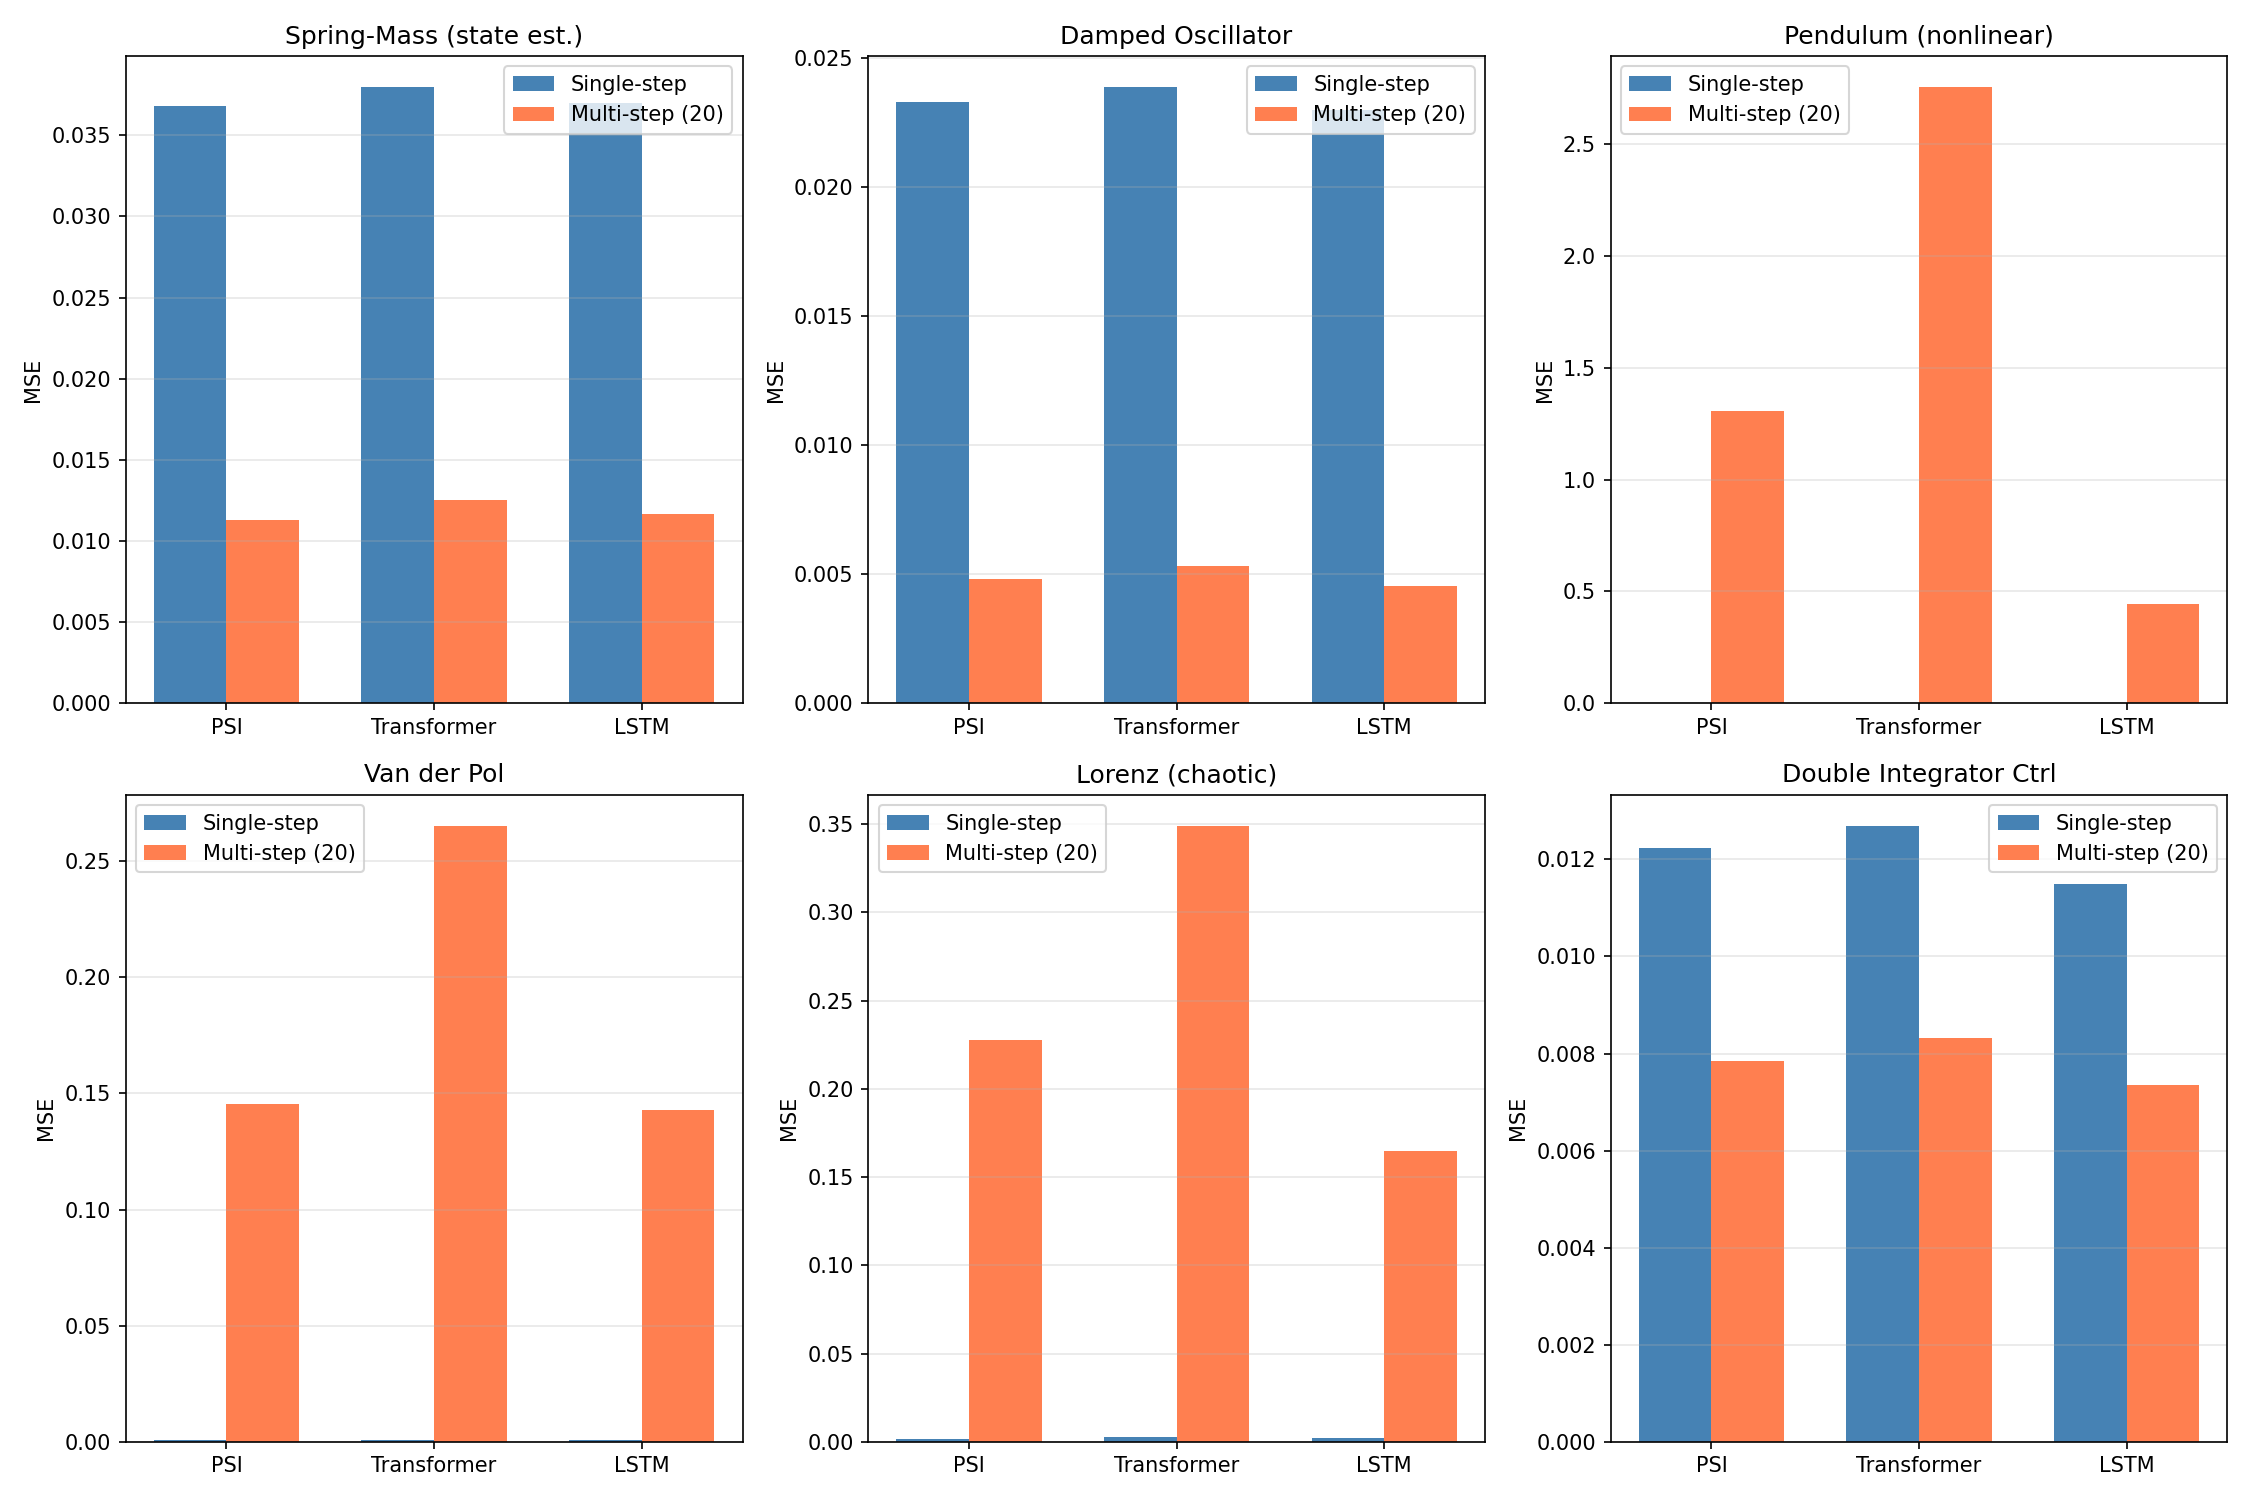

Python code for this plot:
"""
Control Systems Benchmark: Where PSI's Integration Should Shine

Steve Brunton-inspired tasks testing learned dynamics and control.

KEY HYPOTHESIS:
PSI's cumsum operation is a learned integrator - this should excel at:
1. System identification (learning ODEs from data)
2. State estimation (learned Kalman filtering)
3. Trajectory prediction (extrapolating dynamics)

These tasks DON'T require associative recall - just integration!
"""

import torch
import torch.nn as nn
import torch.nn.functional as F
import numpy as np
import matplotlib.pyplot as plt
from torch.utils.data import Dataset, DataLoader
import time

device = 'cuda' if torch.cuda.is_available() else 'cpu'


# =============================================================================
# Models
# =============================================================================

class PSIBlock(nn.Module):
    def __init__(self, dim):
        super().__init__()
        self.norm1 = nn.LayerNorm(dim)
        self.norm2 = nn.LayerNorm(dim)
        self.gate = nn.Sequential(nn.Linear(dim, dim), nn.Sigmoid())
        self.value = nn.Linear(dim, dim)
        self.ffn = nn.Sequential(
            nn.Linear(dim, dim * 4), nn.GELU(), nn.Linear(dim * 4, dim)
        )

    def forward(self, x):
        h = self.norm1(x)
        g = self.gate(h)
        v = self.value(h)
        cumsum_v = torch.cumsum(g * v, dim=1)
        cumsum_g = torch.cumsum(g, dim=1) + 1e-6
        mem = cumsum_v / cumsum_g
        x = x + mem
        x = x + self.ffn(self.norm2(x))
        return x


class PSIModel(nn.Module):
    def __init__(self, input_dim, output_dim, dim=128, num_layers=4, max_len=256):
        super().__init__()
        self.input_proj = nn.Linear(input_dim, dim)
        self.pos_embed = nn.Parameter(torch.randn(1, max_len, dim) * 0.02)
        self.blocks = nn.ModuleList([PSIBlock(dim) for _ in range(num_layers)])
        self.norm = nn.LayerNorm(dim)
        self.head = nn.Linear(dim, output_dim)

    def forward(self, x):
        # x: (batch, seq_len, input_dim)
        seq_len = x.shape[1]
        h = self.input_proj(x) + self.pos_embed[:, :seq_len, :]
        for block in self.blocks:
            h = block(h)
        return self.head(self.norm(h))


class TransformerModel(nn.Module):
    def __init__(self, input_dim, output_dim, dim=128, num_layers=4, num_heads=4, max_len=256):
        super().__init__()
        self.input_proj = nn.Linear(input_dim, dim)
        self.pos_embed = nn.Parameter(torch.randn(1, max_len, dim) * 0.02)
        encoder_layer = nn.TransformerEncoderLayer(
            d_model=dim, nhead=num_heads, dim_feedforward=dim*4,
            dropout=0.1, activation='gelu', batch_first=True
        )
        self.encoder = nn.TransformerEncoder(encoder_layer, num_layers=num_layers)
        self.norm = nn.LayerNorm(dim)
        self.head = nn.Linear(dim, output_dim)

    def forward(self, x):
        seq_len = x.shape[1]
        h = self.input_proj(x) + self.pos_embed[:, :seq_len, :]
        mask = nn.Transformer.generate_square_subsequent_mask(seq_len).to(x.device)
        h = self.encoder(h, mask=mask, is_causal=True)
        return self.head(self.norm(h))


class LSTMModel(nn.Module):
    def __init__(self, input_dim, output_dim, dim=128, num_layers=4, max_len=256):
        super().__init__()
        self.input_proj = nn.Linear(input_dim, dim)
        self.lstm = nn.LSTM(dim, dim, num_layers=num_layers, batch_first=True)
        self.norm = nn.LayerNorm(dim)
        self.head = nn.Linear(dim, output_dim)

    def forward(self, x):
        h = self.input_proj(x)
        h, _ = self.lstm(h)
        return self.head(self.norm(h))


# =============================================================================
# Dynamical Systems Datasets
# =============================================================================

class SpringMassDataset(Dataset):
    """
    Simple harmonic oscillator: m*x'' + k*x = 0
    State: [x, v] where v = x'
    Dynamics: x' = v, v' = -k/m * x

    Task: Given noisy observations of x, predict x and v.
    This requires INTEGRATING velocity to get position.
    """
    def __init__(self, n_examples=2000, seq_len=50, dt=0.1, noise=0.1):
        self.examples = []

        for _ in range(n_examples):
            # Random initial conditions
            x0 = np.random.uniform(-2, 2)
            v0 = np.random.uniform(-2, 2)

            # Random spring constant
            k_over_m = np.random.uniform(0.5, 2.0)
            omega = np.sqrt(k_over_m)

            # Analytical solution
            t = np.arange(seq_len) * dt
            A = np.sqrt(x0**2 + (v0/omega)**2)
            phi = np.arctan2(-v0/omega, x0)

            x = A * np.cos(omega * t + phi)
            v = -A * omega * np.sin(omega * t + phi)

            # Add noise to observations
            x_noisy = x + np.random.randn(seq_len) * noise

            # Input: noisy position observations
            # Target: true [x, v] state
            self.examples.append({
                'input': torch.tensor(x_noisy, dtype=torch.float32).unsqueeze(-1),
                'target': torch.tensor(np.stack([x, v], axis=-1), dtype=torch.float32)
            })

    def __len__(self):
        return len(self.examples)

    def __getitem__(self, idx):
        return self.examples[idx]


class DampedOscillatorDataset(Dataset):
    """
    Damped harmonic oscillator: x'' + 2*zeta*omega*x' + omega^2*x = 0

    Task: Predict future trajectory given initial observations.
    """
    def __init__(self, n_examples=2000, seq_len=50, dt=0.1, noise=0.05):
        self.examples = []

        for _ in range(n_examples):
            x0 = np.random.uniform(-2, 2)
            v0 = np.random.uniform(-2, 2)

            omega = np.random.uniform(1.0, 3.0)
            zeta = np.random.uniform(0.1, 0.5)  # Underdamped

            omega_d = omega * np.sqrt(1 - zeta**2)

            t = np.arange(seq_len) * dt

            # Underdamped solution
            A = np.sqrt(x0**2 + ((v0 + zeta*omega*x0)/omega_d)**2)
            phi = np.arctan2(x0*omega_d, v0 + zeta*omega*x0)

            x = A * np.exp(-zeta*omega*t) * np.sin(omega_d*t + phi)
            v = np.gradient(x, dt)

            x_noisy = x + np.random.randn(seq_len) * noise

            self.examples.append({
                'input': torch.tensor(x_noisy, dtype=torch.float32).unsqueeze(-1),
                'target': torch.tensor(np.stack([x, v], axis=-1), dtype=torch.float32)
            })

    def __len__(self):
        return len(self.examples)

    def __getitem__(self, idx):
        return self.examples[idx]


class LorenzDataset(Dataset):
    """
    Lorenz system - chaotic dynamics!
    dx/dt = sigma*(y - x)
    dy/dt = x*(rho - z) - y
    dz/dt = x*y - beta*z

    Task: Predict next state given current state sequence.
    """
    def __init__(self, n_examples=2000, seq_len=50, dt=0.01, noise=0.1):
        self.examples = []

        sigma = 10.0
        rho = 28.0
        beta = 8/3

        for _ in range(n_examples):
            # Random initial conditions near attractor
            state = np.array([
                np.random.uniform(-20, 20),
                np.random.uniform(-30, 30),
                np.random.uniform(5, 45)
            ])

            trajectory = [state.copy()]

            # Integrate using RK4
            for _ in range(seq_len - 1):
                def lorenz(s):
                    return np.array([
                        sigma * (s[1] - s[0]),
                        s[0] * (rho - s[2]) - s[1],
                        s[0] * s[1] - beta * s[2]
                    ])

                k1 = lorenz(state)
                k2 = lorenz(state + dt/2 * k1)
                k3 = lorenz(state + dt/2 * k2)
                k4 = lorenz(state + dt * k3)

                state = state + dt/6 * (k1 + 2*k2 + 2*k3 + k4)
                trajectory.append(state.copy())

            trajectory = np.array(trajectory)

            # Normalize
            trajectory = (trajectory - trajectory.mean(axis=0)) / (trajectory.std(axis=0) + 1e-6)

            # Add noise to input
            noisy_input = trajectory + np.random.randn(*trajectory.shape) * noise

            self.examples.append({
                'input': torch.tensor(noisy_input, dtype=torch.float32),
                'target': torch.tensor(trajectory, dtype=torch.float32)
            })

    def __len__(self):
        return len(self.examples)

    def __getitem__(self, idx):
        return self.examples[idx]


class PendulumDataset(Dataset):
    """
    Nonlinear pendulum: theta'' + (g/L)*sin(theta) = 0

    Task: Predict trajectory given initial observations.
    """
    def __init__(self, n_examples=2000, seq_len=50, dt=0.05, noise=0.05):
        self.examples = []

        g_over_L = 9.81  # Normalized

        for _ in range(n_examples):
            theta0 = np.random.uniform(-np.pi/2, np.pi/2)
            omega0 = np.random.uniform(-2, 2)

            state = np.array([theta0, omega0])
            trajectory = [state.copy()]

            for _ in range(seq_len - 1):
                # RK4 integration
                def pendulum(s):
                    return np.array([s[1], -g_over_L * np.sin(s[0])])

                k1 = pendulum(state)
                k2 = pendulum(state + dt/2 * k1)
                k3 = pendulum(state + dt/2 * k2)
                k4 = pendulum(state + dt * k3)

                state = state + dt/6 * (k1 + 2*k2 + 2*k3 + k4)
                trajectory.append(state.copy())

            trajectory = np.array(trajectory)

            # Add noise
            noisy_input = trajectory + np.random.randn(*trajectory.shape) * noise

            self.examples.append({
                'input': torch.tensor(noisy_input, dtype=torch.float32),
                'target': torch.tensor(trajectory, dtype=torch.float32)
            })

    def __len__(self):
        return len(self.examples)

    def __getitem__(self, idx):
        return self.examples[idx]


class VanDerPolDataset(Dataset):
    """
    Van der Pol oscillator - nonlinear with limit cycle
    x'' - mu*(1 - x^2)*x' + x = 0

    Classic example in nonlinear dynamics!
    """
    def __init__(self, n_examples=2000, seq_len=100, dt=0.05, noise=0.05):
        self.examples = []

        for _ in range(n_examples):
            mu = np.random.uniform(0.5, 2.0)
            x0 = np.random.uniform(-3, 3)
            v0 = np.random.uniform(-3, 3)

            state = np.array([x0, v0])
            trajectory = [state.copy()]

            for _ in range(seq_len - 1):
                def vdp(s):
                    return np.array([s[1], mu*(1 - s[0]**2)*s[1] - s[0]])

                k1 = vdp(state)
                k2 = vdp(state + dt/2 * k1)
                k3 = vdp(state + dt/2 * k2)
                k4 = vdp(state + dt * k3)

                state = state + dt/6 * (k1 + 2*k2 + 2*k3 + k4)
                trajectory.append(state.copy())

            trajectory = np.array(trajectory)

            # Normalize
            trajectory = (trajectory - trajectory.mean(axis=0)) / (trajectory.std(axis=0) + 1e-6)

            noisy_input = trajectory + np.random.randn(*trajectory.shape) * noise

            self.examples.append({
                'input': torch.tensor(noisy_input, dtype=torch.float32),
                'target': torch.tensor(trajectory, dtype=torch.float32)
            })

    def __len__(self):
        return len(self.examples)

    def __getitem__(self, idx):
        return self.examples[idx]


class DoubleIntegratorControlDataset(Dataset):
    """
    Double integrator: x'' = u (control input)
    State: [x, v], Control: u

    Task: Given desired trajectory, output control signal.
    This is INVERSE dynamics - requires differentiation!

    But we'll frame it as: given state trajectory, predict what control was applied.
    """
    def __init__(self, n_examples=2000, seq_len=50, dt=0.1, noise=0.05):
        self.examples = []

        for _ in range(n_examples):
            # Generate random smooth control signal
            # Use sum of sinusoids for smooth control
            n_freqs = np.random.randint(2, 5)
            freqs = np.random.uniform(0.1, 1.0, n_freqs)
            amps = np.random.uniform(-1, 1, n_freqs)
            phases = np.random.uniform(0, 2*np.pi, n_freqs)

            t = np.arange(seq_len) * dt
            u = np.sum([a * np.sin(f * t + p) for a, f, p in zip(amps, freqs, phases)], axis=0)

            # Integrate to get velocity and position
            v = np.cumsum(u) * dt
            x = np.cumsum(v) * dt

            # Stack state
            state = np.stack([x, v], axis=-1)

            # Add noise
            noisy_state = state + np.random.randn(*state.shape) * noise

            self.examples.append({
                'input': torch.tensor(noisy_state, dtype=torch.float32),
                'target': torch.tensor(u, dtype=torch.float32).unsqueeze(-1)
            })

    def __len__(self):
        return len(self.examples)

    def __getitem__(self, idx):
        return self.examples[idx]


# =============================================================================
# Training and Evaluation
# =============================================================================

def collate_fn(batch):
    inputs = torch.stack([item['input'] for item in batch])
    targets = torch.stack([item['target'] for item in batch])
    return {'input': inputs, 'target': targets}


def train_model(model, train_loader, epochs=100, lr=1e-3):
    optimizer = torch.optim.AdamW(model.parameters(), lr=lr, weight_decay=1e-4)
    scheduler = torch.optim.lr_scheduler.CosineAnnealingLR(optimizer, epochs)

    for epoch in range(epochs):
        model.train()
        total_loss = 0
        for batch in train_loader:
            inputs = batch['input'].to(device)
            targets = batch['target'].to(device)

            optimizer.zero_grad()
            outputs = model(inputs)

            loss = F.mse_loss(outputs, targets)
            loss.backward()

            torch.nn.utils.clip_grad_norm_(model.parameters(), 1.0)
            optimizer.step()
            total_loss += loss.item()

        scheduler.step()

    return total_loss / len(train_loader)


def evaluate_model(model, test_loader):
    model.eval()
    total_mse = 0
    total_samples = 0

    with torch.no_grad():
        for batch in test_loader:
            inputs = batch['input'].to(device)
            targets = batch['target'].to(device)

            outputs = model(inputs)
            mse = F.mse_loss(outputs, targets, reduction='sum')

            total_mse += mse.item()
            total_samples += targets.numel()

    return total_mse / total_samples


def evaluate_multistep(model, test_loader, n_context=10, n_predict=20):
    """
    Evaluate multi-step prediction:
    Given first n_context steps, autoregressively predict n_predict steps.

    Note: For tasks where input_dim != output_dim, we use teacher forcing
    since autoregressive doesn't make sense (e.g., state estimation tasks).
    """
    model.eval()
    total_mse = 0
    total_samples = 0

    with torch.no_grad():
        for batch in test_loader:
            inputs = batch['input'].to(device)
            targets = batch['target'].to(device)

            batch_size, seq_len, input_dim = inputs.shape
            output_dim = targets.shape[-1]

            if seq_len < n_context + n_predict:
                continue

            # If input and output dims match, we can do autoregressive
            if input_dim == output_dim:
                # Start with context
                current = inputs[:, :n_context, :]
                predictions = []

                # Autoregressive prediction
                for i in range(n_predict):
                    output = model(current)
                    next_pred = output[:, -1:, :]  # Take last prediction
                    predictions.append(next_pred)
                    current = torch.cat([current, next_pred], dim=1)

                predictions = torch.cat(predictions, dim=1)
                ground_truth = targets[:, n_context:n_context+n_predict, :]
            else:
                # Teacher forcing - just evaluate on later timesteps
                output = model(inputs)
                predictions = output[:, n_context:n_context+n_predict, :]
                ground_truth = targets[:, n_context:n_context+n_predict, :]

            mse = F.mse_loss(predictions, ground_truth, reduction='sum')
            total_mse += mse.item()
            total_samples += ground_truth.numel()

    return total_mse / total_samples if total_samples > 0 else float('inf')


# =============================================================================
# Main Experiment
# =============================================================================

def main():
    print("=" * 80)
    print("CONTROL SYSTEMS BENCHMARK: Testing PSI on Dynamics")
    print("=" * 80)
    print(f"Device: {device}")
    print()
    print("Hypothesis: PSI's cumsum = learned integrator -> should excel at dynamics")
    print()

    dim = 128
    num_layers = 4

    # Define tasks
    tasks = [
        ('Spring-Mass (state est.)', SpringMassDataset, {'seq_len': 50, 'noise': 0.1}, 1, 2, 100),
        ('Damped Oscillator', DampedOscillatorDataset, {'seq_len': 50, 'noise': 0.05}, 1, 2, 100),
        ('Pendulum (nonlinear)', PendulumDataset, {'seq_len': 50, 'noise': 0.05}, 2, 2, 100),
        ('Van der Pol', VanDerPolDataset, {'seq_len': 100, 'noise': 0.05}, 2, 2, 100),
        ('Lorenz (chaotic)', LorenzDataset, {'seq_len': 50, 'noise': 0.1}, 3, 3, 100),
        ('Double Integrator Ctrl', DoubleIntegratorControlDataset, {'seq_len': 50, 'noise': 0.05}, 2, 1, 100),
    ]

    results = {}

    for task_name, dataset_cls, dataset_kwargs, input_dim, output_dim, epochs in tasks:
        print("=" * 70)
        print(f"TASK: {task_name}")
        print("=" * 70)

        train_data = dataset_cls(n_examples=3000, **dataset_kwargs)
        test_data = dataset_cls(n_examples=500, **dataset_kwargs)

        train_loader = DataLoader(train_data, batch_size=64, shuffle=True, collate_fn=collate_fn)
        test_loader = DataLoader(test_data, batch_size=64, shuffle=False, collate_fn=collate_fn)

        task_results = {}

        for name, model_fn in [
            ('PSI', lambda: PSIModel(input_dim, output_dim, dim, num_layers)),
            ('Transformer', lambda: TransformerModel(input_dim, output_dim, dim, num_layers)),
            ('LSTM', lambda: LSTMModel(input_dim, output_dim, dim, num_layers)),
        ]:
            model = model_fn().to(device)

            start_time = time.time()
            train_model(model, train_loader, epochs=epochs)
            train_time = time.time() - start_time

            mse = evaluate_model(model, test_loader)

            # Also evaluate multi-step prediction
            multistep_mse = evaluate_multistep(model, test_loader, n_context=10, n_predict=20)

            task_results[name] = {
                'mse': mse,
                'multistep_mse': multistep_mse,
                'time': train_time
            }
            print(f"  {name}: MSE={mse:.6f}, Multistep={multistep_mse:.6f} ({train_time:.1f}s)")

        results[task_name] = task_results
        print()

    # =========================================================================
    # Summary
    # =========================================================================
    print("=" * 80)
    print("SUMMARY: Control Systems Benchmark")
    print("=" * 80)
    print()

    print("SINGLE-STEP PREDICTION (MSE, lower is better):")
    print(f"{'Task':<28} {'PSI':>12} {'Transformer':>12} {'LSTM':>12} {'Winner':>10}")
    print("-" * 80)

    for task_name, task_results in results.items():
        psi = task_results['PSI']['mse']
        trans = task_results['Transformer']['mse']
        lstm = task_results['LSTM']['mse']

        best = min(psi, trans, lstm)
        margin = best * 0.05  # 5% margin

        if psi <= best + margin and trans > best + margin and lstm > best + margin:
            winner = 'PSI'
        elif trans <= best + margin and psi > best + margin and lstm > best + margin:
            winner = 'Trans'
        elif lstm <= best + margin and psi > best + margin and trans > best + margin:
            winner = 'LSTM'
        else:
            winner = 'Tie'

        print(f"{task_name:<28} {psi:>12.6f} {trans:>12.6f} {lstm:>12.6f} {winner:>10}")

    print()
    print("MULTI-STEP PREDICTION (MSE over 20 steps, lower is better):")
    print(f"{'Task':<28} {'PSI':>12} {'Transformer':>12} {'LSTM':>12} {'Winner':>10}")
    print("-" * 80)

    psi_wins = 0
    trans_wins = 0
    lstm_wins = 0

    for task_name, task_results in results.items():
        psi = task_results['PSI']['multistep_mse']
        trans = task_results['Transformer']['multistep_mse']
        lstm = task_results['LSTM']['multistep_mse']

        best = min(psi, trans, lstm)
        margin = best * 0.1  # 10% margin for multi-step

        if psi <= best + margin and trans > best + margin and lstm > best + margin:
            winner = 'PSI'
            psi_wins += 1
        elif trans <= best + margin and psi > best + margin and lstm > best + margin:
            winner = 'Trans'
            trans_wins += 1
        elif lstm <= best + margin and psi > best + margin and trans > best + margin:
            winner = 'LSTM'
            lstm_wins += 1
        else:
            winner = 'Tie'

        print(f"{task_name:<28} {psi:>12.6f} {trans:>12.6f} {lstm:>12.6f} {winner:>10}")

    print("-" * 80)
    print(f"MULTI-STEP WINS: PSI={psi_wins}, Transformer={trans_wins}, LSTM={lstm_wins}")

    # Plot
    fig, axes = plt.subplots(2, 3, figsize=(15, 10))
    axes = axes.flatten()

    for idx, (task_name, task_results) in enumerate(results.items()):
        ax = axes[idx]

        models = ['PSI', 'Transformer', 'LSTM']
        single_step = [task_results[m]['mse'] for m in models]
        multi_step = [task_results[m]['multistep_mse'] for m in models]

        x = np.arange(len(models))
        width = 0.35

        ax.bar(x - width/2, single_step, width, label='Single-step', color='steelblue')
        ax.bar(x + width/2, multi_step, width, label='Multi-step (20)', color='coral')

        ax.set_ylabel('MSE')
        ax.set_title(task_name)
        ax.set_xticks(x)
        ax.set_xticklabels(models)
        ax.legend()
        ax.grid(True, alpha=0.3, axis='y')

    plt.tight_layout()
    plt.savefig('control_systems_benchmark.png', dpi=150)
    plt.close()
    print("\nSaved control_systems_benchmark.png")

    # Key insight
    print()
    print("=" * 80)
    print("ANALYSIS")
    print("=" * 80)
    print("""
    These tasks test learned dynamics - NO associative recall needed!

    If PSI excels here, it suggests the architecture is well-suited for:
    - Robotics (state estimation, trajectory prediction)
    - Physics simulation (learned integrators)
    - Control systems (model predictive control)
    - Signal processing (filtering, denoising)

    Key question: Does PSI's cumsum give it an edge in MULTI-STEP prediction?
    Multi-step prediction requires stable integration over time - exactly what
    PSI's architecture should be good at.
    """)


if __name__ == "__main__":
    main()
